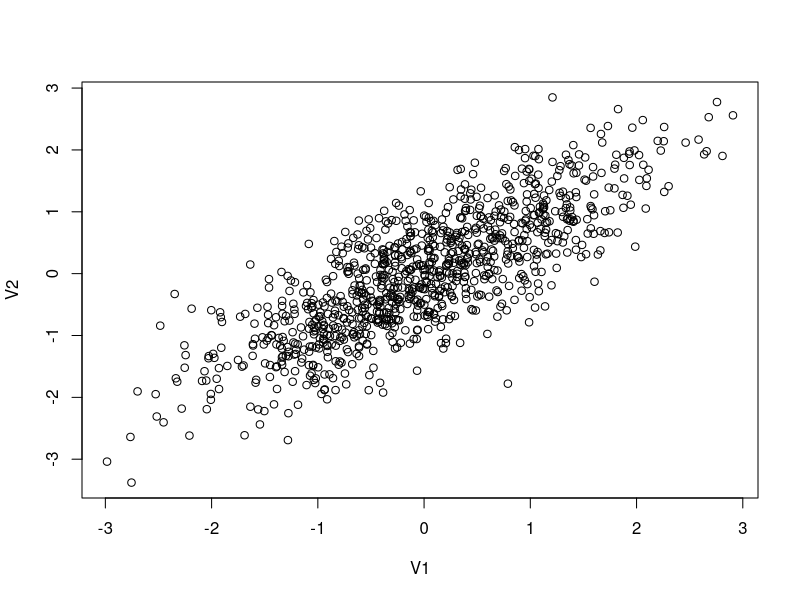

This chart was generated by the following R code:
## ---- chunk 1
knitr::opts_chunk$set(echo = TRUE)
## ---- chunk 2
#This is a comment, alone in a chunk. 

## ---- chunk 3
library(MASS)
library(ggplot2)

out <- as.data.frame(mvrnorm(1000, mu = c(0,0), 
                     Sigma = matrix(c(1,0.8,0.8,1), ncol = 2), 
                     empirical = TRUE))
cor(out)
plot(out)

## ---- chunk 4
out$error<-rnorm(1000, mean=0, sd=1)

#The data generating process
B1<-3
B2<-6

out$Y<-out$V1*B1+out$V2*B2+out$error
## ---- chunk 5
#plotted<-ggplot(out, aes(V1, y = value, color = variable)) + 
#    geom_point(aes(y = Y, col = "Y")) + 
#    geom_point(aes(y = adjY, col = "adjY"))+
#    geom_smooth(method='lm', aes(y = Y, col = "Y"))+
#    geom_smooth(method='lm', aes(y = adjY, col = "Y"))

#plotted

